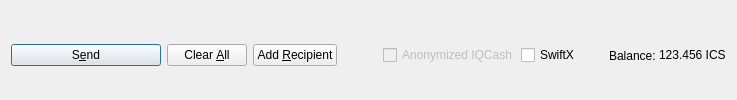
         <widget class="QFrame" name="frame_Send">
          <layout class="QHBoxLayout" name="horizontalLayout">
           <property name="bottomMargin">
            <number>0</number>
           </property>
           <item>
            <widget class="QPushButton" name="sendButton">
             <property name="minimumSize">
              <size>
               <width>150</width>
               <height>0</height>
              </size>
             </property>
             <property name="toolTip">
              <string>Confirm the send action</string>
             </property>
             <property name="text">
              <string>S&amp;end</string>
             </property>
             <property name="icon">
              <iconset resource="../iqcash.qrc">
               <normaloff>:/icons/send</normaloff>:/icons/send</iconset>
             </property>
             <property name="autoDefault">
              <bool>false</bool>
             </property>
             <property name="default">
              <bool>true</bool>
             </property>
            </widget>
           </item>
           <item>
            <widget class="QPushButton" name="clearButton">
             <property name="sizePolicy">
              <sizepolicy hsizetype="Minimum" vsizetype="Fixed">
               <horstretch>0</horstretch>
               <verstretch>0</verstretch>
              </sizepolicy>
             </property>
             <property name="toolTip">
              <string>Clear all fields of the form.</string>
             </property>
             <property name="text">
              <string>Clear &amp;All</string>
             </property>
             <property name="icon">
              <iconset resource="../iqcash.qrc">
               <normaloff>:/icons/remove</normaloff>:/icons/remove</iconset>
             </property>
             <property name="autoDefault">
              <bool>false</bool>
             </property>
            </widget>
           </item>
           <item>
            <widget class="QPushButton" name="addButton">
             <property name="toolTip">
              <string>Send to multiple recipients at once</string>
             </property>
             <property name="text">
              <string>Add &amp;Recipient</string>
             </property>
             <property name="icon">
              <iconset resource="../iqcash.qrc">
               <normaloff>:/icons/add</normaloff>:/icons/add</iconset>
             </property>
             <property name="autoDefault">
              <bool>false</bool>
             </property>
            </widget>
           </item>
           <item>
            <spacer name="horizontalSpacer">
             <property name="orientation">
              <enum>Qt::Horizontal</enum>
             </property>
             <property name="sizeHint" stdset="0">
              <size>
               <width>40</width>
               <height>20</height>
              </size>
             </property>
            </spacer>
           </item>
           <item>
            <layout class="QHBoxLayout" name="horizontalLayout_2">
             <property name="spacing">
              <number>3</number>
             </property>
             <item>
              <widget class="QCheckBox" name="checkzICS">
               <property name="enabled">
                <bool>false</bool>
               </property>
               <property name="text">
                <string>Anonymized IQCash</string>
               </property>
              </widget>
             </item>
             <item>
              <widget class="QCheckBox" name="checkSwiftTX">
               <property name="enabled">
                <bool>true</bool>
               </property>
               <property name="minimumSize">
                <size>
                 <width>85</width>
                 <height>0</height>
                </size>
               </property>
               <property name="text">
                <string>SwiftX</string>
               </property>
              </widget>
             </item>
             <item>
              <widget class="QLabel" name="label">
               <property name="text">
                <string>Balance:</string>
               </property>
              </widget>
             </item>
             <item>
              <widget class="QLabel" name="labelBalance">
               <property name="sizePolicy">
                <sizepolicy hsizetype="Preferred" vsizetype="Fixed">
                 <horstretch>0</horstretch>
                 <verstretch>0</verstretch>
                </sizepolicy>
               </property>
               <property name="cursor">
                <cursorShape>IBeamCursor</cursorShape>
               </property>
               <property name="text">
                <string notr="true">123.456 ICS</string>
               </property>
               <property name="textInteractionFlags">
                <set>Qt::LinksAccessibleByMouse|Qt::TextSelectableByKeyboard|Qt::TextSelectableByMouse</set>
               </property>
              </widget>
             </item>
            </layout>
           </item>
          </layout>
         </widget>
